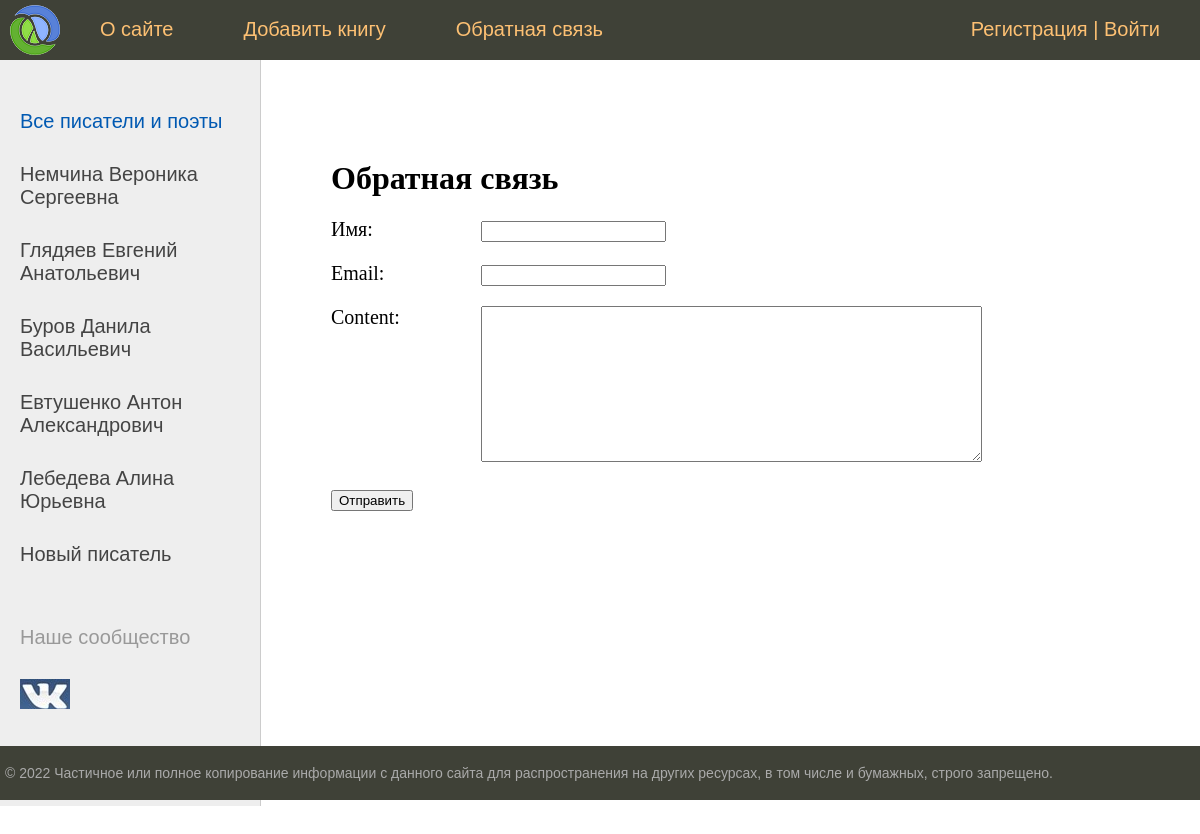
Page /contact/ on the committed database.
### magazine/models.py (models this page shows, shortened)
class Category(models.Model):
    name = models.CharField(max_length=100, db_index=True, verbose_name="Категория")
    slug = models.SlugField(max_length=250, unique=True, db_index=True, verbose_name='URL')
    def get_absolute_url(self):
        return reverse('category', kwargs={'categor_slug': self.slug})
    class Meta:
        verbose_name = "Категории"
        verbose_name_plural = "Категории"
        ordering = ['id']

### magazine/views.py (the view, shortened to what this page needs)
# urls.py: path('contact/', ContactFormView.as_view(), name='contact'),
class ContactFormView(DataMixin, FormView):
    form_class = ContactForm
    template_name = 'magazine/contact.html'
    success_url = reverse_lazy('home')
    def get_context_data(self, *, object_list=None, **kwargs):
        context = super().get_context_data(**kwargs)
        c_def = self.get_user_context(title="Обратная связь")
        return dict(list(context.items()) + list(c_def.items()))

### magazine/forms.py
class ContactForm(forms.Form):
    name = forms.CharField(label='Имя', max_length=250)
    email = forms.EmailField(label='Email')
    content = forms.CharField(widget=forms.Textarea(attrs={'cols': 60, 'rows': 10}))

### magazine/utils.py (called while the page is built)
    def get_user_context(self, **kwargs):
        context = kwargs
        categors = Category.objects.all()
        context['menu'] = menu
        context['categors'] = categors
        if 'categor_selected' not in context:
            context['categor_selected'] = 0
        return context

### magazine/templates/magazine/contact.html (shortened to what this page needs)
{% extends 'magazine/base.html' %}
{% block content %}
<h1>{{title}}</h1>
<form method="post">
{% for f in form %}
<p><label class="form-label" for="{{ f.id_for_label }}">{{f.label}}: </label>{{ f }}</p>
{% endfor %}
  <button type="submit">Отправить</button>
</form>
{% endblock %}

### magazine/templates/magazine/base.html (shortened to what this page needs)
{% load static %}
{% load magazine_tags %}
<!DOCTYPE html>
<html>
<head>
	<link type="text/css" href="{% static 'magazine/css/style.css' %}" rel="stylesheet" />
</head>
<body>
<table class="table-page" border=0 cellpadding="0" cellspacing="0">
<tr><td valign=top>
{% block mainmenu %}
		<div class="header">
			<ul id="mainmenu" class="mainmenu">
			<li class="logo"><a href="{% url 'home' %}"><div class="logo"></div></a></li>
{% for m in menu %}
			<li><a href="{% url m.url_name %}">{{m.title}}</a></li>
{% endfor %}
				{% if request.user.is_authenticated %}
				<li class="last"> {{ user.username}} | <a href="{% url 'logout' %}">Выйти</a></li>
				{% else %}
				<li class="last"><a href="{% url 'register' %}">Регистрация</a> | <a href="{% url 'login' %}">Войти</a></li>
				{% endif %}
			</ul>
		</div>
{% endblock mainmenu %}
<table class="table-content" border=0 cellpadding="0" cellspacing="0">
<tr>
	<td valign="top" class="left-chapters">
	<ul id="leftchapters">
{% if categor_selected == 0 %}
		<li class="selected">Все писатели и поэты</li>
{% else %}
		<li><a href="{% url 'home' %}">Все писатели и поэты</a></li>
{% endif %}
{% for c in categors %}
	{% if c.pk == categor_selected %}
		<li class="selected">{{c.name}}</li>
	{% else %}
		<li><a href="{{ c.get_absolute_url }}">{{c.name}}</a></li>
	{% endif %}
{% endfor %}
		<li class="share">
		<p>Наше сообщество</p>
		<a class="share-yt" href="https://vk.com/writers_club_1" target="_blank" rel="nofollow"></a>
		</li>
	</ul>
</td>
<td valign="top" class="content">
<div class="content-text">
{% block content %}
{% endblock %}
	</div>
</td></tr></table>
</td></tr>
<tr><td valign=top>
	<div id="footer">
		<p>&copy; 2022 Частичное или полное копирование информации с данного сайта для распространения на других ресурсах, в том числе и бумажных, строго запрещено.</p>
	</div>
</td></tr></table>
</body>
</html>

### magazine/static/magazine/css/style.css (style rules this page uses)
html, body { font-family: 'Arial'; margin: 0; padding: 0; height: 100%; width: 100%; color: #444; }
a { color: #0059b2; text-decoration: none; }
.table-page { width: 100%; height: 100%; vertical-align: top; }
.table-page tr { height: 100%; }
.header { background: #3F4137; height: 60px; }
.logo { background: url('../images/logo.png') no-repeat 10px 5px; width: 70px; height: 60px; }
ul.mainmenu { list-style: none; margin: 0; padding: 0; height: 60px; color: #fdc073; font-size: 20px; overflow: hidden; }
ul.mainmenu li { float: left; margin: 18px 40px 0 30px; }
ul.mainmenu li.logo { margin: 0; }
ul.mainmenu li.last { float: right; }
ul.mainmenu li a { color: #fdc073; text-decoration: none; }
.table-content { width: 100%; min-height: 100%; height: 100%; }
.left-chapters { margin: 0; background: #eee; border-right: 1px solid #ccc; min-height: 100%; }
.left-chapters ul { width: 230px; min-height: 100%; margin: 0; padding: 20px 10px 10px 20px; list-style: none; font-size: 20px; }
.left-chapters ul li { margin: 30px 0 0 0; color: #999; }
.left-chapters ul li.selected { color: #0059b2; }
.left-chapters ul li a { color: #444; text-decoration: none; }
.left-chapters ul li.share { margin: 60px 0 0 0; }
.left-chapters ul li.share p { margin: 30px 0 30px 0; }
.left-chapters ul li.share a { display: inline-block; width: 40px; height: 40px; margin: 0 20px 0 0; }
.left-chapters ul li.share a.share-yt { width: 100%; height: 30px; background: url('../images/share.png') no-repeat 0 0 }
.content { padding: 40px 20px 20px 40px; width: 100%; box-sizing: border-box; }
.content-text { margin: 60px 0 0 30px; color: #000; font-size: 20px; font-family: Yandex Sans Display Light; }
.content-text h1 { font-size: 32px; }
#footer { box-sizing: border-box; background: #3F4137; padding: 5px; color: #aaa; font-size: 14px; font-family: Verdana, Geneva, Arial, Helvetica; text-align: left; overflow: hidden; }
.form-label { display: inline-block; min-width: 150px; vertical-align: top; }

### rows in the picture
Category: name "Немчина Вероника Сергеевна"
Category: name "Глядяев Евгений Анатольевич"
Category: name "Буров Данила Васильевич"
Category: name "Евтушенко Антон Александрович"
Category: name "Лебедева Алина Юрьевна"
Category: name "Новый писатель"

### other values in the picture
{{ m.title }} "О сайте" "Добавить книгу" "Обратная связь"
{{ title }} "Обратная связь"
{{ f.label }} "Имя" "Email" "Content"
